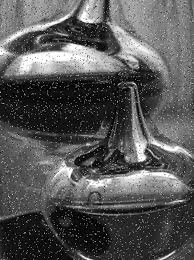
#> input picture Revisao/img.jpeg, 194 x 260 px, found by its file name
$ python seg.py
#> lines starting #> are read from the running program, lines starting #| are printed output that depends on the picture; after the words box and inside, x2 and y2 are one past the last pixel; in counts of white or black regions, pixels touching at a corner belong together; long printed decimals are rounded
import cv2
import numpy as np
import matplotlib.pyplot as plt


img = cv2.imread("Revisao/img.jpeg", 1)
#> img is the input picture: shape (260, 194, 3); min 0, max 255, mean 87


imggau = cv2.GaussianBlur(img, (5, 5), 0)
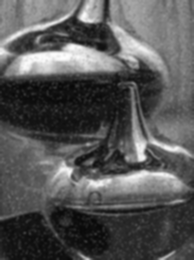
#> imggau: shape (260, 194, 3); min 7, max 253, mean 87
sobel = cv2.Sobel(imggau, -1,0 , 1)
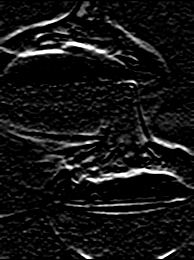
#> sobel: shape (260, 194, 3); min 0, max 255, mean 20.9

(T, thresh)= cv2.threshold(imggau, 155, 255, cv2.THRESH_BINARY_INV)
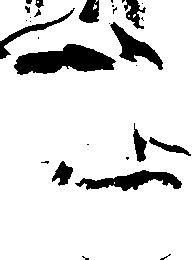
#> thresh: shape (260, 194, 3); 88% white; 30 black regions (17 under 20 px), largest, box (x1, y1, x2, y2) and area: (14, 44, 116, 75) 1968, (75, 170, 182, 191) 1075, (110, 22, 163, 70) 866
kenel=np.ones((3,3), np.uint8)
sift = cv2.SIFT_create()
imgblur=cv2.medianBlur(img, 3)
bordas = cv2.Canny(imgblur, 100, 200)
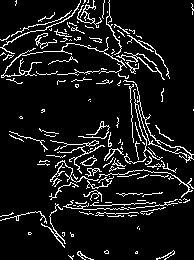
#> bordas: shape (260, 194); 9.3% white in thin lines or dots
erosao=cv2.morphologyEx(bordas,cv2.MORPH_CLOSE,kenel)
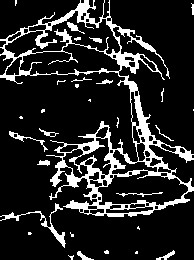
#> erosao: shape (260, 194); 15% white; 30 white regions (15 under 20 px), largest, box (x1, y1, x2, y2) and area: (0, 0, 194, 217) 6395, (0, 203, 66, 248) 334, (9, 131, 48, 152) 113
erosaoinv=cv2.erode(bordas, kenel)
#> erosaoinv: shape (260, 194); every value is 0
circles = cv2.HoughCircles(bordas, cv2.HOUGH_GRADIENT,
                          dp=1.1,
                          minDist=300,
                          param1=200,
                          param2=40,
                          minRadius=50,
                          maxRadius=400)
#> circles = [[92.95, 99.55, 79.15]]
print(circles)
#| [[[92.950 99.55     79.15    ]]]

circles = np.uint16(np.around(circles))
#> circles = [[93, 100, 79]]
cimg = img.copy()
for i in circles[0,:]:
    # draw the outer circle
    cv2.circle(cimg,(i[0],i[1]),i[2],(0,255,0),2)
    # draw the center of the circle
    cv2.circle(cimg,(i[0],i[1]),2,(255,0,0),10)
#> this loop made 1 pass
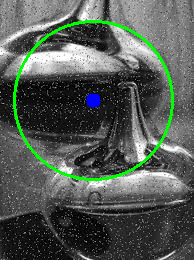
#> cimg: shape (260, 194, 3); 3.22% of pixels changed, all inside (x1, y1, x2, y2) = (13, 20, 174, 181)

keypoints, descriptors = sift.detectAndCompute(img, None)
#> keypoints = 364 keypoints; strongest (x, y, size): (142, 158, 5.5), (79, 58, 20.9), (88, 144, 2.3), (66, 17, 2.8)

imagem_com_pontos = cv2.drawKeypoints(img, keypoints, None, flags=cv2.DRAW_MATCHES_FLAGS_DRAW_RICH_KEYPOINTS)
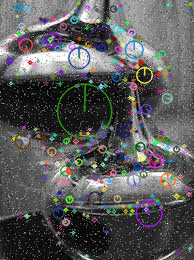
#> imagem_com_pontos: shape (260, 194, 3); mean B, G, R 90.1, 89.8, 90
def convert_bgr_to_rgb(image):
    return cv2.cvtColor(image, cv2.COLOR_BGR2RGB)
plt.figure(figsize=(12, 8))

img=convert_bgr_to_rgb(img)
plt.subplot(231)
plt.imshow(img)
plt.title("imagem")

erosao=convert_bgr_to_rgb(erosao)
plt.subplot(232)
plt.imshow(erosao)
plt.title("erosao")

erosaoinv1=convert_bgr_to_rgb(erosaoinv)
#> in convert_bgr_to_rgb (call 3), `return cv2.cvtColor(image, cv2.COLOR_BGR2RGB)`: returned value: shape (260, 194, 3); every value is 0
plt.subplot(233)
plt.imshow(erosaoinv1)
plt.title("imagem")

cimg=convert_bgr_to_rgb(cimg)
plt.subplot(234)
plt.imshow(cimg)
plt.title("imagem")

sobel=convert_bgr_to_rgb(sobel)
plt.subplot(234)
plt.imshow(sobel)
plt.title("sobel")

plt.tight_layout()
plt.show()
# [8 lines of commented-out code are left out]

def convert_bgr_to_rgb(image):
    return cv2.cvtColor(image, cv2.COLOR_BGR2RGB)

img_rgb = convert_bgr_to_rgb(img)
imgblur_rgb = convert_bgr_to_rgb(imgblur)
bordas_rgb = convert_bgr_to_rgb(bordas)
#> in convert_bgr_to_rgb (call 3), `return cv2.cvtColor(image, cv2.COLOR_BGR2RGB)`: returned value: shape (260, 194, 3); 9.3% white in thin lines or dots
cimg_rgb = convert_bgr_to_rgb(cimg)
imagem_com_pontos_rgb = convert_bgr_to_rgb(imagem_com_pontos)

# Exibir imagens usando Matplotlib
plt.figure(figsize=(12, 8))

plt.subplot(231)
plt.imshow(img_rgb)
plt.title("Imagem Original")

plt.subplot(232)
plt.imshow(imgblur_rgb)
plt.title("Imagem com Desfoque Mediano")

plt.subplot(233)
plt.imshow(bordas_rgb)
plt.title("Bordas Detectadas")

plt.subplot(234)
plt.imshow(cimg_rgb)
plt.title("Círculos Detectados")

plt.subplot(235)
plt.imshow(imagem_com_pontos_rgb)
plt.title("Pontos-chave SIFT")

plt.subplot(236)
plt.imshow(thresh, cmap='gray')
plt.title("Imagem Threshold")

plt.tight_layout()
plt.show()
#> figure, not shown here; B, G, R data is drawn as R, G, B

cv2.waitKey(0)
cv2.destroyAllWindows()
